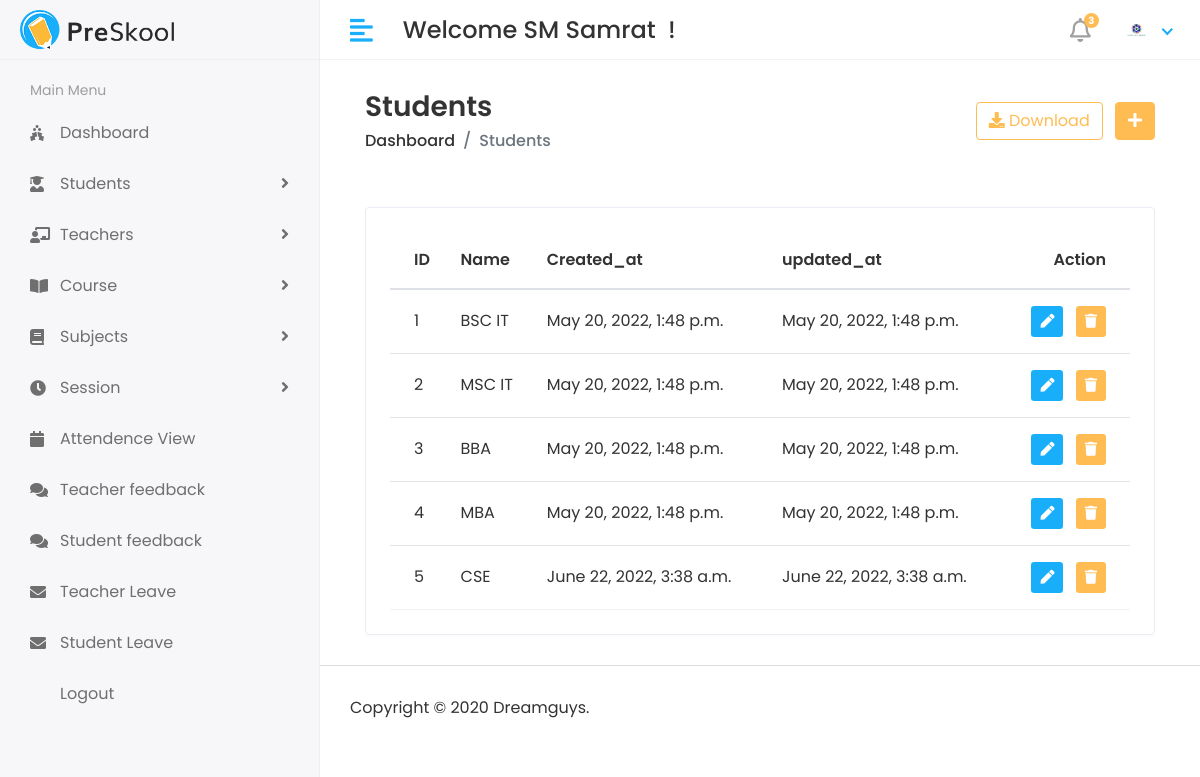
Before: /hod/view-course (signed in) with the older database file.
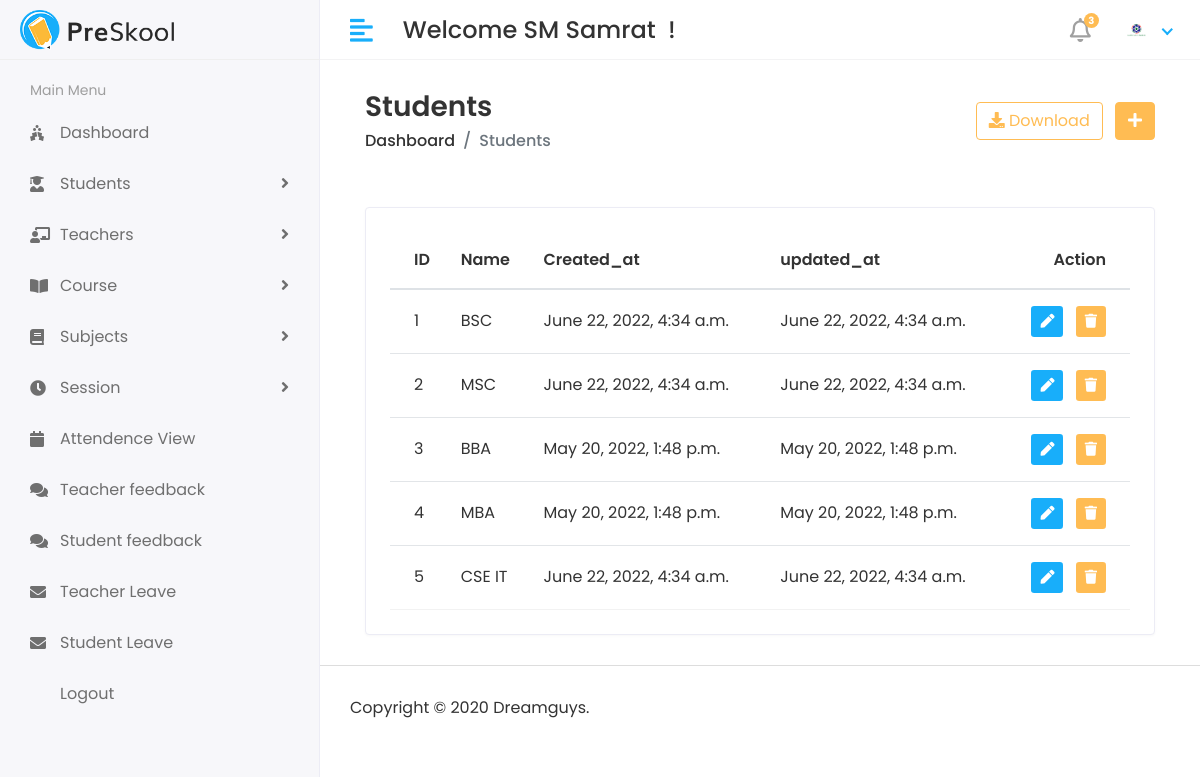
After: the same page with the newer database file.
### app/models.py (models this page shows, shortened)
class CustomUser(AbstractUser):
    USER = (
        (1,'HOD'),
        (2,'STAFF'),
        (3,'STUDENT'),
    )
    user_type = models.CharField(choices=USER,max_length=50,default=1)
    profile_pic = models.ImageField(upload_to='media/profile_pic')

class Course(models.Model):
    name = models.CharField(max_length=100)
    created = models.DateTimeField(auto_now_add=True)
    created = models.DateTimeField(auto_now=True)

### stu_management_sys/hod_views.py (the view)
# urls.py: path('hod/view-course', hod_views.viewCourse, name='view_course'),
@login_required(login_url='/')
def viewCourse(request):
    course = Course.objects.all()
    context = {
        'course':course,
    }
    return render(request,'hod/view_course.html',context)

### templates/hod/view_course.html (shortened to what this page needs)
{% extends 'base.html' %}
{% block content %}
{% load static %}
<div class="content container-fluid">
   <div class="page-header">
      <div class="row align-items-center">
         <div class="col">
            <h3 class="page-title">Students</h3>
            <ul class="breadcrumb">
               <li class="breadcrumb-item"><a href="index.html">Dashboard</a></li>
               <li class="breadcrumb-item active">Students</li>
            </ul>
         </div>
         <div class="col-auto text-right float-right ml-auto">
            <a href="#" class="btn btn-outline-primary mr-2"><i class="fas fa-download"></i> Download</a>
            <a href="add-student.html" class="btn btn-primary"><i class="fas fa-plus"></i></a>
         </div>
      </div>
   </div>
   <div class="container pt-3">
 </div>
<div class="row">
    <div class="col-sm-12">
       <div class="card card-table">
          <div class="card-body">
             <div class="table-responsive">
                <table id="table_id" class="table table-hover table-center mb-0">
                   <thead>
                      <tr>
                         <th>ID</th>
                         <th>Name</th>
                         <th>Created_at</th>
                         <th>updated_at</th>
                         <th class="text-right">Action</th>
                      </tr>
                   </thead>
                   <tbody>
                      {% for i in course %}
                      <tr>
                         <td>{{i.id}}</td>
                         <td>{{i.name}}</td>
                         <td>{{i.created}}</td>
                         <td>{{i.created}}</td>
                         <td class="text-right">
                            <div class="actions">
                               <a href="{% url 'edit_course' i.id %}" class="btn btn-sm bg-success-light mr-2">
                               <i class="fas fa-pen"></i>
                               </a>
                               <a href="{% url 'delete_course' i.id %}" class="btn btn-sm bg-danger-light">
                               <i class="fas fa-trash"></i>
                               </a>
                            </div>
                         </td>
                      </tr>
                      {% endfor %}
                   </tbody>
                </table>
             </div>
          </div>
       </div>
    </div>
 </div>
</div>
{% endblock content %}

### templates/base.html (shortened to what this page needs)
<!DOCTYPE html>
{% load static %}
<html lang="en">
   <head>
      <link rel="stylesheet" href="{% static 'plugins/bootstrap/css/bootstrap.min.css'%}">
      <link rel="stylesheet" href="{% static 'plugins/fontawesome/css/fontawesome.min.css'%}">
      <link rel="stylesheet" href="{% static 'plugins/fontawesome/css/all.min.css'%}">
      <link rel="stylesheet" href="{% static 'css/style.css'%}">
   </head>
   <body>
    <div class="main-wrapper">
        {% include 'includes/header.html'%}
        {% include 'includes/sidebar.html'%}
        <div class="page-wrapper">
            <div class="content container-fluid">
                {% block content %}
                {% endblock %}
             </div>
            {% include 'includes/footer.html'%}
        </div>
    </div>
 </body>
</html>

### templates/includes/header.html (shortened to what this page needs)
{% load static %}
<div class="header">
    <div class="header-left">
       <a href="index.html" class="logo">
       <img src="{% static 'img/logo.png' %}" alt="Logo">
       </a>
    </div>
    <a href="javascript:void(0);" id="toggle_btn">
    <i class="fas fa-align-left"></i>
    </a>
    <div class="top-nav-search mt-3">
       <h4>Welcome {{user.first_name}} {{user.last_name}} &nbsp;!</h4>
    </div>
    <ul class="nav user-menu">
       <li class="nav-item dropdown noti-dropdown">
          <a href="#" class="dropdown-toggle nav-link" data-toggle="dropdown">
          <i class="far fa-bell"></i> <span class="badge badge-pill">3</span>
          </a>
       </li>
       <li class="nav-item dropdown has-arrow">
         <a href="#" class="dropdown-toggle nav-link" data-toggle="dropdown">
            {% if user.profile_pic %}
            <span class="user-img"><img class="rounded-circle" src="/media/{{user.profile_pic}}" width="31" alt="{{user.username}}"></span>
            {% else %}
            <span class="user-img"><img class="rounded-circle" src="/media/avatar.jpg" width="31" alt="Ryan Taylor"></span>
            {% endif %}
         </a>
       </li>
    </ul>
 </div>

### templates/includes/sidebar.html (shortened to what this page needs)
<div class="sidebar" id="sidebar">
    <div class="sidebar-inner slimscroll">
       <div id="sidebar-menu" class="sidebar-menu">
          <ul>
             <li class="menu-title">
                <span>Main Menu</span>
             </li>
             <li>
               <a href="holiday.html"><i class="fas fa-holly-berry"></i> <span>Dashboard</span></a>
            </li>
             <li class="submenu">
                <a href="#"><i class="fas fa-user-graduate"></i> <span> Students</span> <span class="menu-arrow"></span></a>
             </li>
             <li class="submenu">
                <a href="#"><i class="fas fa-chalkboard-teacher"></i> <span> Teachers</span> <span class="menu-arrow"></span></a>
             </li>
             <li class="submenu">
                <a href="#"><i class="fas fa-book-open"></i> <span> Course</span> <span class="menu-arrow"></span></a>
             </li>
             <li class="submenu">
                <a href="#"><i class="fas fa-book"></i> <span> Subjects</span> <span class="menu-arrow"></span></a>
             </li>
             <li class="submenu">
               <a href="#"><i class="fas fa-clock"></i> <span> Session</span> <span class="menu-arrow"></span></a>
            </li>
            <li>
               <a href="holiday.html"><i class="fas fa-calendar"></i> <span>Attendence View</span></a>
            </li>
            <li>
               <a href="holiday.html"><i class="fas fa-comments"></i> <span>Teacher feedback</span></a>
            </li>
            <li>
               <a href="holiday.html"><i class="fas fa-comments"></i> <span>Student feedback</span></a>
            </li>
            <li>
               <a href="holiday.html"><i class="fas fa-envelope"></i> <span>Teacher Leave</span></a>
            </li>
            <li>
               <a href="holiday.html"><i class="fas fa-envelope"></i> <span>Student Leave</span></a>
            </li>
            <li>
               <a href="{% url 'doLogout' %}"> <span>Logout</span></a>
            </li>
          </ul>
       </div>
    </div>
 </div>

### templates/includes/footer.html
<footer>
    <p>Copyright © 2020 Dreamguys.</p>
 </footer>

Changed rows visible on the page:
changed Course id 1: name "BSC IT" → "BSC"; created "May 20, 2022, 1:48 p.m." → "June 22, 2022, 4:34 a.m."
changed Course id 2: name "MSC IT" → "MSC"; created "May 20, 2022, 1:48 p.m." → "June 22, 2022, 4:34 a.m."
changed Course id 5: name "CSE" → "CSE IT"; created "June 22, 2022, 3:38 a.m." → "June 22, 2022, 4:34 a.m."
